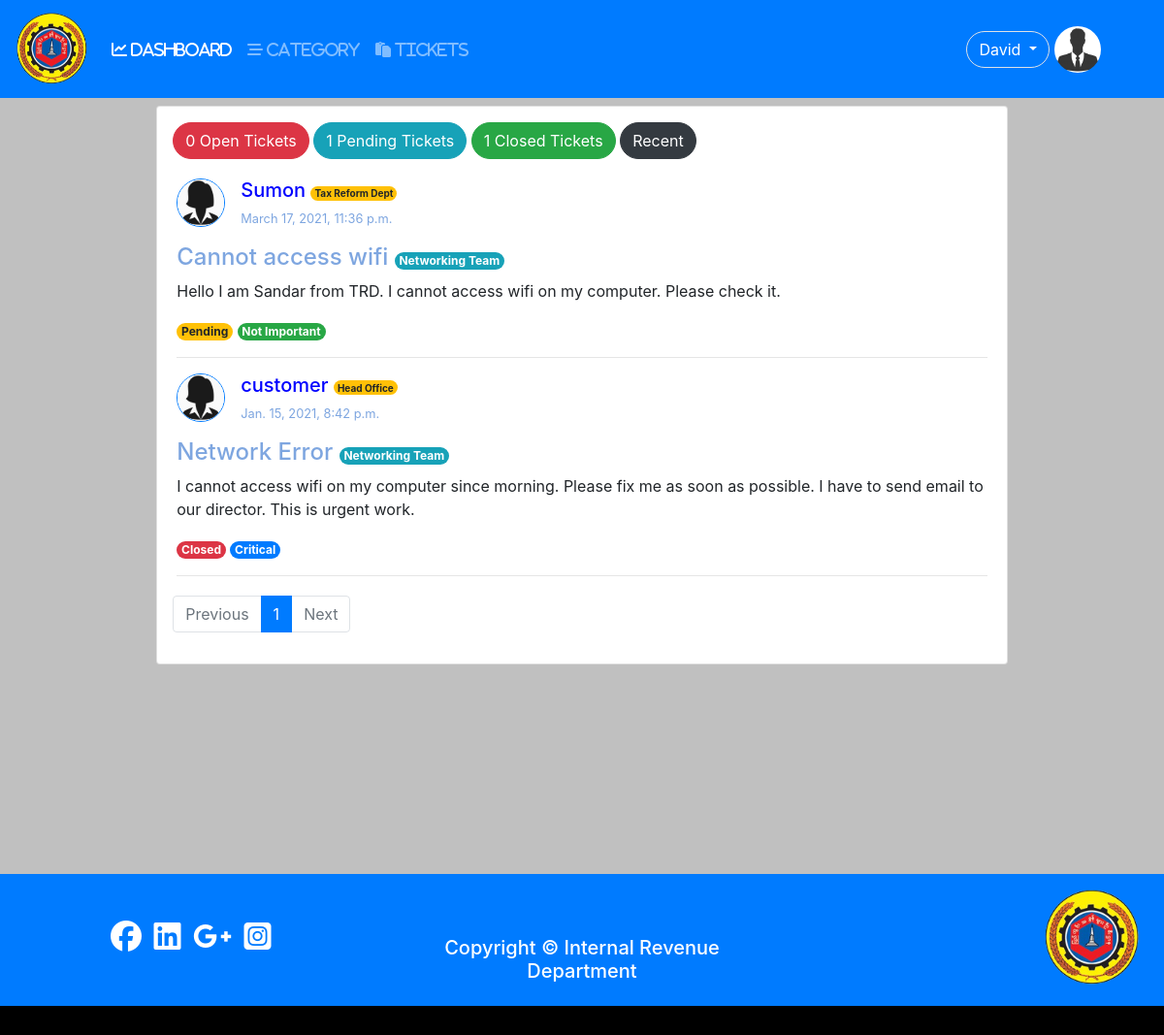
Screenshot of / (signed in) with the database file from the repository.
### user/models.py (models this page shows, shortened)
class Profile(models.Model):#User
	user = models.OneToOneField(settings.AUTH_USER_MODEL,on_delete=models.CASCADE);
	photo = models.ImageField(null=True,blank=True,default='default.jpg');
	birthday = models.DateField(null=True,blank=True);
	phone = models.CharField(max_length=20,null=True,blank=True);
	address = models.TextField(null=True,blank=True);
	category = models.ForeignKey(Category,on_delete=models.CASCADE,blank=True,null=True);
	GENDER = (
				('other','Other'), # (Key,value)
				('male','Male'),
				('female','Female')
			);
	gender = models.CharField(max_length=100,choices = GENDER,default='other');

### tickets/models.py (models this page shows, shortened)
class Tickets(models.Model):
	user = models.ForeignKey(User,on_delete=models.CASCADE);
	category = models.ForeignKey(Category,on_delete=models.CASCADE,blank=True,null=True);
	name = models.CharField(max_length = 200);
	subject = models.CharField(max_length = 300);
	description = models.TextField();
	attachment = models.FileField(upload_to = "tickets/files/",null=True,blank=True);
	STATUS_CHOICES = (
						('Open','open'), # (Key,value)
						('Pending','pending'),
						('Closed','closed')
					 );
	SET_PRIORITY = (
					('critical','Critical'),
					('urgent','Urgent'),
					('normal','Normal'),
					('not_important','Not Important'),
				   );
	status = models.CharField(max_length=100,choices=STATUS_CHOICES,default='Open');
	priority = models.CharField(max_length=100,choices= SET_PRIORITY,default = 'not_important');
	created = models.DateTimeField(auto_now_add =True);
	updated = models.DateTimeField(auto_now = True);

class Category(models.Model):
	name = models.CharField(max_length=150);
	slug = models.SlugField(max_length=150,unique=True);
	def __str__(self):
		return self.name;

### tickets/views.py (the view)
# urls.py: path('',views.dashboard,name='dashboard'),
@login_required
def dashboard(request):
	open=0;closed =0;pending = 0;
	categories = Category.objects.all();
	if request.user.is_superuser or request.user.is_staff:
		if request.user.is_staff and not request.user.is_superuser:
			if request.user.profile.category:
				tickets = Tickets.objects.filter(category = request.user.profile.category).order_by('-created');
			else:
				tickets =  Tickets.objects.all().order_by('-created');
		else:
			tickets = Tickets.objects.all().order_by('-created');
	else:
		tickets = Tickets.objects.filter(user=request.user).order_by('-created');
	for ticket in tickets:
		if ticket.status == 'Open':
			open = open + 1;
		elif ticket.status == 'Closed':
			closed = closed + 1;
		elif ticket.status == 'Pending':
			pending = pending +1;
	critical,urgent,normal,not_important = num_of_priority();
	cat_number = num_of_category();
	paginator,page_obj,tickets,page = paginated(request,tickets,3);
	total_tickets,admin,technician,customer  = num_of_general();
	print('tickets::',tickets)
	return render(request,'user/dashboard.html',{'tickets':tickets,
												 'open':open,
												 'closed':closed,
												 'pending':pending,
												 'page_obj':page_obj,
												 'dashboard':'active',
												 'critical':critical,
												 'urgent':urgent,
												 'normal':normal,
												 'not_important':not_important,
												 'categories':categories,
												 'cat_number':cat_number,
												 'total_tickets':total_tickets,
												 'admin':admin,
												 'technician':technician,
												 'customer':customer,
												 'tot_tech':admin+technician,
												 'paginator':paginator,
												 'page':int(page),
												});

### tickets/Calculation.py (called while the page is built)
def num_of_priority():
	tickets = Tickets.objects.all();
	critical = 0;
	urgent = 0;
	normal = 0;
	not_important = 0;
	for ticket in tickets:
		if ticket.priority == 'critical':
			critical = critical + 1;
		elif ticket.priority == 'urgent':
			urgent = urgent + 1;
		elif ticket.priority == 'normal':
			normal = normal + 1;
		elif ticket.priority == 'not_important':
			not_important = not_important + 1;
	return critical,urgent,normal,not_important;

def num_of_general():
	tickets = Tickets.objects.all();
	users = User.objects.all();
	total_tickets = tickets.count();
	if total_tickets == 0:
		total_tickets = 1;
	admin = 0; customer = 0;technician = 0;
	for user in users:
		if user.is_superuser:
			admin  = admin +1;
		elif user.is_staff and not user.is_superuser:
			technician = technician + 1;
		elif not user.is_superuser and not user.is_staff:
			customer = customer + 1;
	return total_tickets,admin,technician,customer;

def num_of_category():
	tickets = Tickets.objects.all();
	categories = Category.objects.all();
	total_ticket = tickets.count();
	has_category = 0;
	data = {};
	color = ["blue","darkviolet","darkgreen","purple","Crimson","MediumVioletRed","orange","indigo","lime","maroon"];
	color_index  = 0;
	for category in categories:
		temp = Tickets.objects.filter(category = category);
		number = temp.count();
		has_category = has_category + number;
		data[category.name] = { "number":number,
								"percentage":  round((number/total_ticket)*100,1),
								"color":color[color_index]
								}
		color_index = color_index + 1;
		if color_index >= 10:
			color_index = 0;
	data["None"] = { "number":total_ticket-has_category,
					 "percentage": round(((total_ticket-has_category)/total_ticket)*100,1),
					 "color":"gray"
					}
	return data;

### tickets/views.py (called while the page is built)
def paginated(request,objects,number):
	paginator = Paginator(objects,number);
	try:
		page = request.GET.get('page'); # page no variable
		page_obj =paginator.get_page(page);
		objects = paginator.page(page);
	except PageNotAnInteger:
		page = 1;
		page_obj = paginator.get_page(1);
		objects = paginator.page(1);
	return paginator,page_obj,objects,page;

### user/templates/user/dashboard.html (shortened to what this page needs)
{% extends 'user/base.html' %}
{% block content %}
{% if user.is_superuser %}
{% include 'tickets/admin_dashboard.html' %}
{% elif user.is_staff %}
{% include 'tickets/technician_dashboard.html' %}
{% else %}
{% include 'tickets/customer_dashboard.html' %}
{% endif %}
{% endblock %}

### user/templates/user/naviation.html (shortened to what this page needs)
  <nav class="navbar navbar-expand-lg navbar-dark bg-primary">
  {% load static %}
  <a class="navbar-brand" href="{% url 'dashboard' %}">
    <img src="{% static 'pictures/logo1_no_background.png' %}"
    width="75" height="75"
    class="animate__animated animate__flipInX"
    >
  </a>
  <div class="collapse navbar-collapse" id="navbarNavDropdown">
    <ul class="navbar-nav">
      <li class="nav-item {{dashboard}}">
        <a class="nav-link" href="{% url 'dashboard'%}"><i class="fas fa-chart-line"> DASHBOARD</i><span class="sr-only">(current)</span></a>
      </li>
      {% if user.is_superuser or user.is_staff %}
        <li class="nav-item {{category}}">
          <a class="nav-link" href="{% url 'new-category' %}"><i class="fas fa-stream"> CATEGORY</i></a>
        </li>
        <li class="nav-item {{nav_ticket}}">
          <a class="nav-link" href="{% url 'tickets' %}"><i class="fas fa-paste"> TICKETS</i></a>
        </li>
          {% endif %}
    </ul>
  </div>
        <div class="btn-group">
            <button type="button" class="btn btn-primary border rounded-pill m-1 dropdown-toggle" data-toggle="dropdown" aria-haspopup="true" aria-expanded="false">
              {{user.username}}
            </button>
          </div>
          <img src = '{{user.profile.photo.url}}' class="rounded-circle border border-primary mr-5" style="width:50px; height:50px;">
</nav>

### tickets/templates/tickets/tickets_list.html
<div class="mt-3 p-1">
{% for ticket in tickets %}
	<div style="
		display: inline-flex;
	"
	>
		<div>
			<img src="{{ticket.user.profile.photo.url}}" alt="profile"
			width="50" height="50"
			class="border border-primary rounded-circle mr-3"
			>
		</div>
		<div>
			<h5 style="color: blue;">{{ticket.user.username}}
				<span class="badge badge-warning rounded-pill"
					style="font-size: 0.5em;"
				>{{ticket.name}}</span>
			</h5>
			<p style="font-size: 0.8em;color: #7EA6E0;">{{ticket.updated}}</p>
		</div>
	</div>
	<a href="{% url 'ticket-detail' id=ticket.id %}"><h4 style="color: #7EA6E0">{{ticket.subject}}
		{% if request.user.is_superuser or request.user.is_staff %}
		<span
			class = "badge badge-info rounded-pill"
			style = "font-size: 0.5em;"
		>{{ticket.category}}
		</span>
		{% endif %}
	</h4>
	</a>
	<p>{{ticket.description|truncatewords:30 }}</p>
	{% if ticket.status == 'Open' %}
		<div class="badge badge-primary rounded-pill">Open</div>
		{% include 'tickets/priority.html' %}
	{% elif ticket.status == 'Pending' %}
		<div  class="badge badge-warning rounded-pill">Pending</div>
		{% include 'tickets/priority.html' %}
	{% else %}
		<div  class="badge badge-danger rounded-pill">Closed</div>
		{% include 'tickets/priority.html' %}
	{% endif %}
	<hr>
{% endfor %}
</div>

### tickets/templates/tickets/priority.html
	{% if ticket.priority == 'critical' %}
		<div class="badge badge-primary rounded-pill">Critical</div>
	{% elif ticket.priority == 'urgent' %}
		<div class="badge badge-danger rounded-pill">Urgent</div>
	{% elif ticket.priority == 'normal'  %}
		<div class="badge badge-warning rounded-pill"> Normal</div>
	{% else %}
		<div class="badge badge-success rounded-pill">Not Important</div>
	{% endif %}

### user/static/css/style.css (style rules this page uses)
body,html { margin: 0; width: 100%; height: 100%; }

### rows the page displays
Tickets: user.profile.photo (placeholder picture), user.username "Sumon", name "Tax Reform Dept", updated "March 17, 2021, 11:36 p.m.", subject "Cannot access wifi", category "Networking Team", description "Hello I am Sandar from TRD. I cannot access wifi on my computer. Please check it.", status "Pending"
Tickets: user.profile.photo (placeholder picture), user.username "customer", name "Head Office", updated "Jan. 15, 2021, 8:42 p.m.", subject "Network Error", category "Networking Team", description "I cannot access wifi on my computer since morning. Please fix me as soon as possible. I have to send email to our director. This is urgent work.", status "Closed"

### other values shown
{{ user.username }} "David"
{{ open }} "0"
{{ pending }} "1"
{{ closed }} "1"
{{ pg }} "1"
